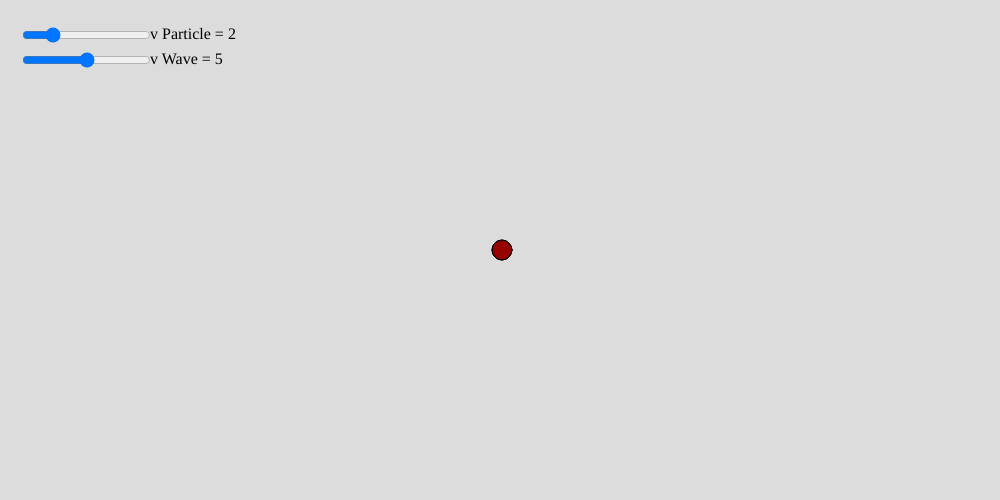
Frame 1 (no input)
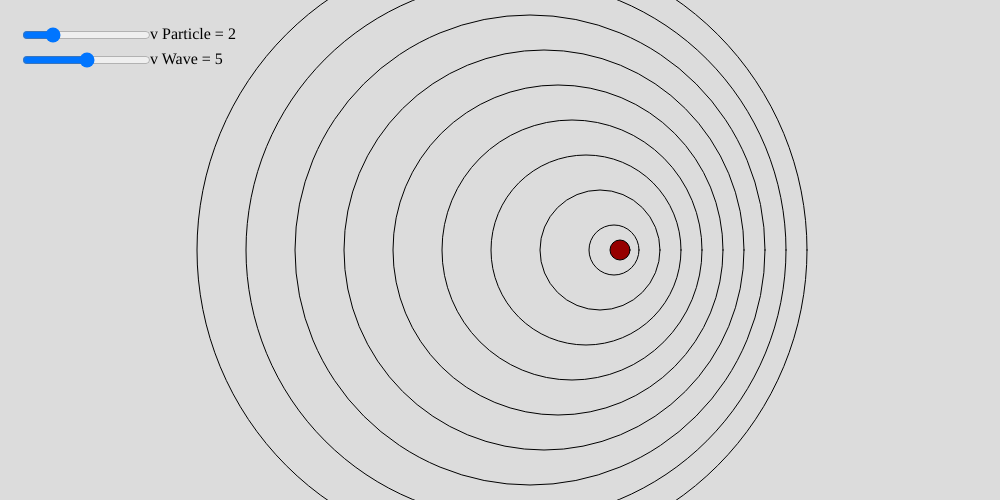
Frame 60 (no input)
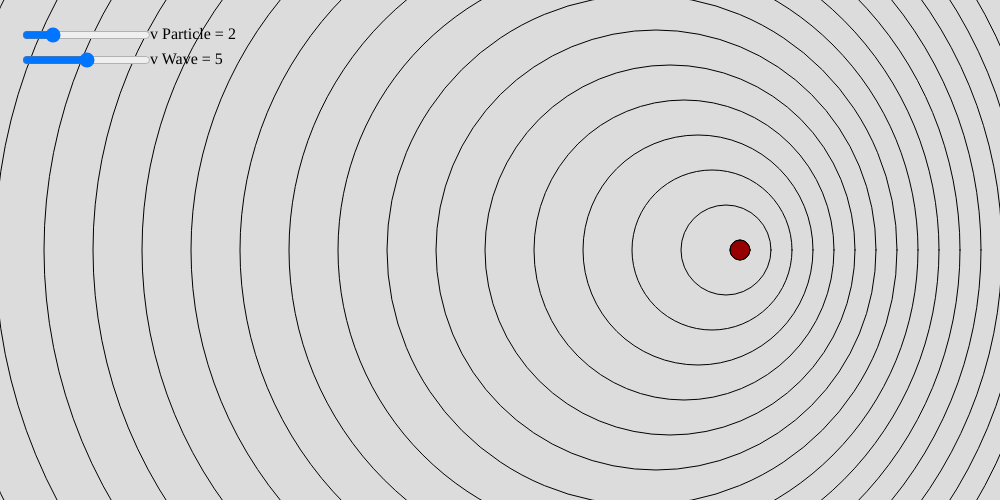
Frame 120 (the mouse pressed at the canvas centre since frame 60)

The p5.js sketch that drew these frames (run headless with seeded random() and noise() and a simulated clock; from frame 60 on, the mouse is pressed at the canvas centre):

// p5.js sketch
// ── sketch.js
class Wave{
	constructor(cx,cy,v,ri, duration, ti){
		this.cx = cx
		this.cy = cy
		this.v = v
		this.ri = ri
		this.duration = duration
		this.ti = ti
	}
	draw(t){
		noFill()
		let r = this.v * (t-this.ti) + this.ri
		ellipse(this.cx,this.cy,2*r,2*r)
	}
	exists(t){
		return t <= (duration+ti)
	}
}


function setup() {
  	createCanvas(1000,500)
  	t = 0
  	waves = []
  	numberOfWaves = 20
  	
  	vSlider = createSlider(0,10,2,0.2)
  	vSlider.position(0.02*width, 0.05*height)
  	vWaveSlider = createSlider(0,10,5,0.2)
  	vWaveSlider.position(0.02*width, 0.1*height)
  	vParticleSpan = createSpan('')
  	vParticleSpan.position(0.15*width, 0.05*height)
  	vWaveSpan = createSpan('')
  	vWaveSpan.position(0.15*width, 0.1*height)
  	
  	cx = width/2
  	cy = height/2
}

function draw() {
	background(220);
	
	let vc = vSlider.value();
	let vw = vWaveSlider.value();
	vParticleSpan.html('v Particle = '+vc)
	vWaveSpan.html('v Wave = '+vw)
	cx = (cx+vc)%width
	//cy = (cy+vc)%height
	let ri = 10
	if(t % 7 == 0){
		waves.push(new Wave(cx,cy,vw,ri,20,t))
	}
	if(waves.length > numberOfWaves){
		waves.splice(0,1)
	}
	print(waves)
	fill(150,0,0)
	ellipse(cx,cy,2*ri,2*ri)
	for(wave of waves){
		wave.draw(t)
	}
	t++
}
